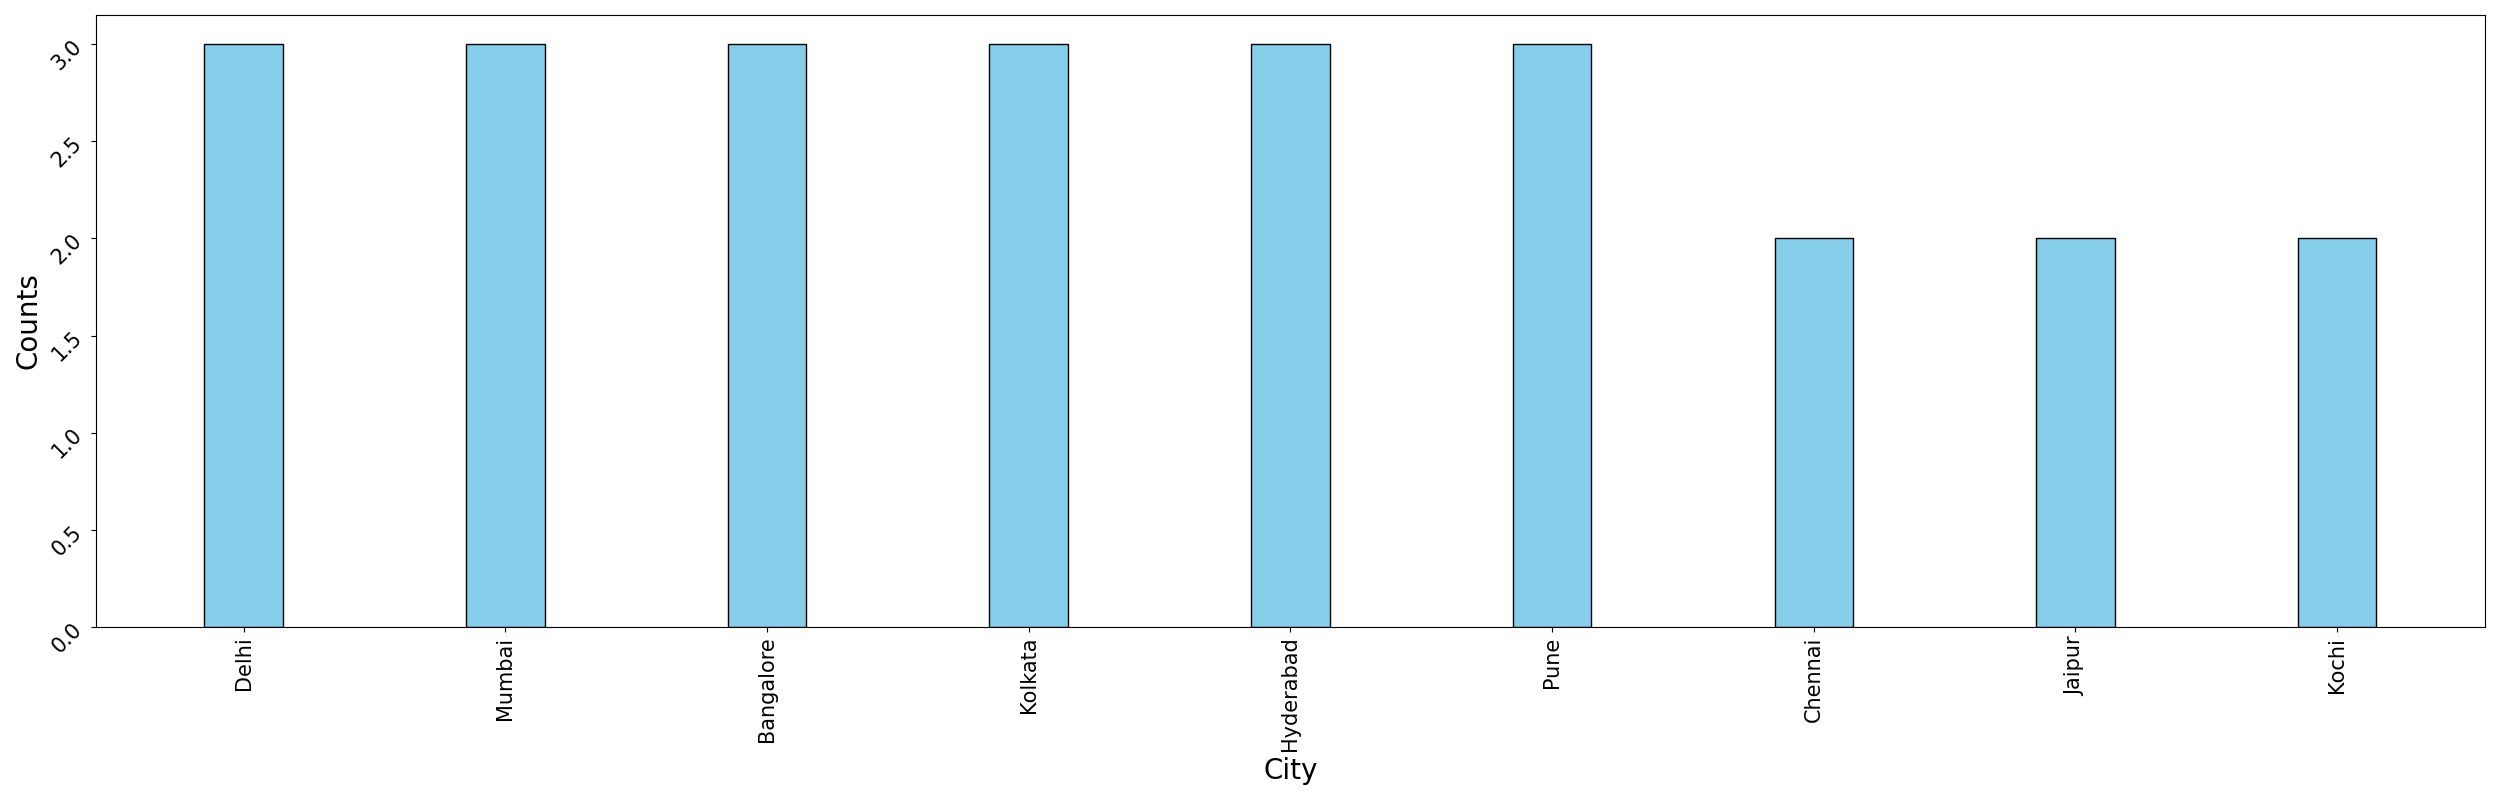

Recreate this plot in Python.
import pandas as pd
import matplotlib.pyplot as plt
import seaborn as sb

#load the source data
source=pd.read_excel("/workspaces/Python-Course/numpy/project/indian_employee_data.xlsx")
df=pd.DataFrame(source)
print(df)

#get the unique values from the column City
print("Unique records in City column is " ,df['City'].unique())


#get the counts for all the values in city but storing only 5 from last that is lowest to highest
#city_values=df['City'].value_counts().tail(5)
city_values=df['City'].value_counts()
print("Unique records in City column is " ,city_values)


#plotting the bar chart
x_value=city_values.index #we are getting the name of city here 
y_value=city_values.values #we are getting the counts of that city
print("'X' axis values ",x_value,"\n","'Y' axis values \n",y_value)
#we will now 1st increase size of the figure
plt.figure(figsize=(25,8))#giving height , width
#rotate the label
plt.xticks(rotation=90,fontsize=15)
plt.yticks(rotation=45,ha="right",fontsize=15)

plt.bar(x_value,y_value,width=0.3,color='skyblue', edgecolor='black')#by default width is 1 
#but the ploting is not perfect the labels are overlapping so below things we can do
# allign the labels vertically,decrease the size of font ,increase the size of visual
plt.xlabel("City",fontsize=20)
plt.ylabel("Counts",fontsize=20)
plt.tight_layout()  # prevents label cutoff
plt.savefig("bar.png")


#by using the sb library we can draw the bar chart more easily then matplotlib
sb.countplot(x='City',data=df,order=df["City"].value_counts().index,color="skyblue")
plt.savefig("bar_using_seaborn.png")
#but it will take all the properties of the plt which is defined above

# so in simple word the seaborn library helps to reduce the line of code to draw any visual
# as compared to the library matplotlib 